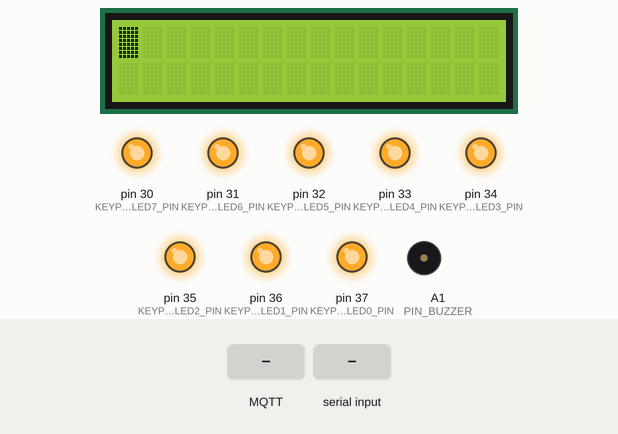
Bench run of a sketch on a simulated Arduino Mega 2560, built with avr-gcc and run on an emulated ATmega2560. On the bench: 16×2 character LCD, output pins drawn as LEDs (lit = HIGH), buzzer (waves = sounding). Wiring (inferred from the names in the program): 4×4 keypad with keys 1 2 3 A 4 5 6 B 7 8 9 C * 0 # D (labels assumed): rows pin 29, pin 28, pin 27, pin 26; columns pin 25, pin 24, pin 23, pin 22; character LCD (HD44780): RS A3; R/W A4; E A5; data A8, A9, A10, A11. The inputs (shaded band) are chosen by the test bench. WiFi joins after 1.5 s; servers stay silent unless stated; random numbers use the default seed unless the sketch sets one; no MQTT or app messages arrive unless stated; the character LCD is taken to start in 4-bit mode; pins used as bus, display or sensor lines are not drawn; what the sketch prints to the serial monitor is not drawn.

Above: at 2.7 s.
2.8 s: MQTT message "4" arrives on the third subscribed topic
At 3.8 s:
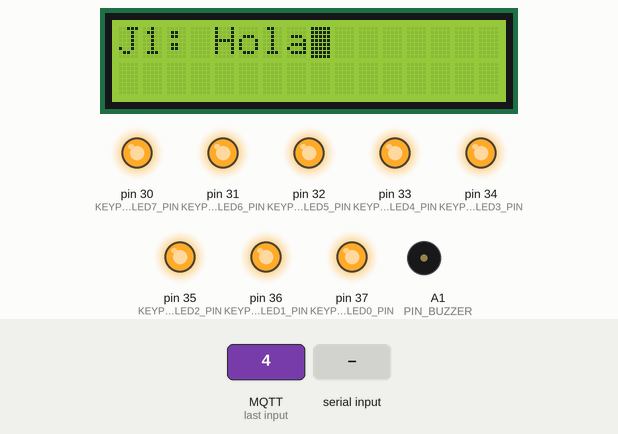
4.3 s: MQTT message "5" arrives on the third subscribed topic
At 5.5 s:
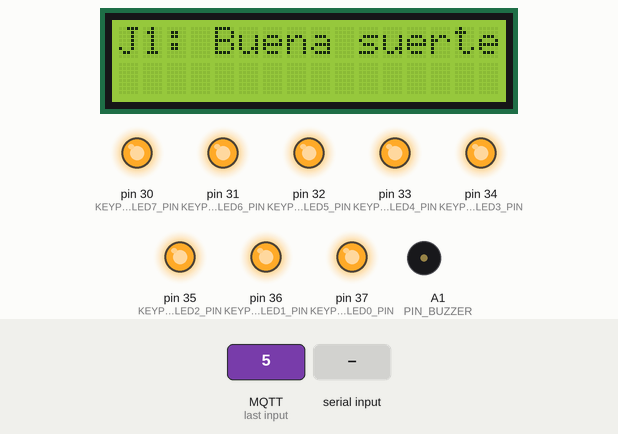
5.8 s: MQTT message "6" arrives on the third subscribed topic
At 6.1 s:
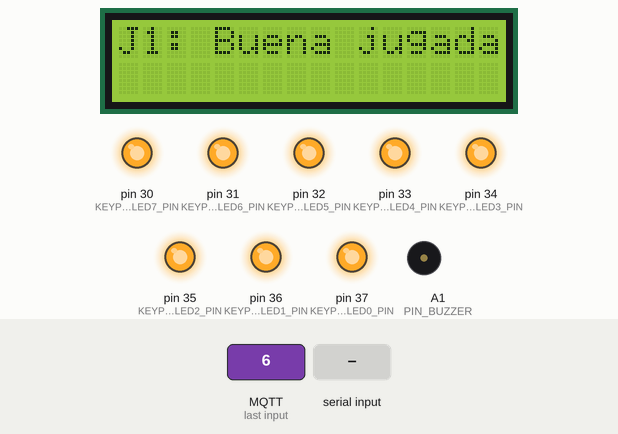
7.3 s: MQTT message "7" arrives on the third subscribed topic
At 7.9 s:
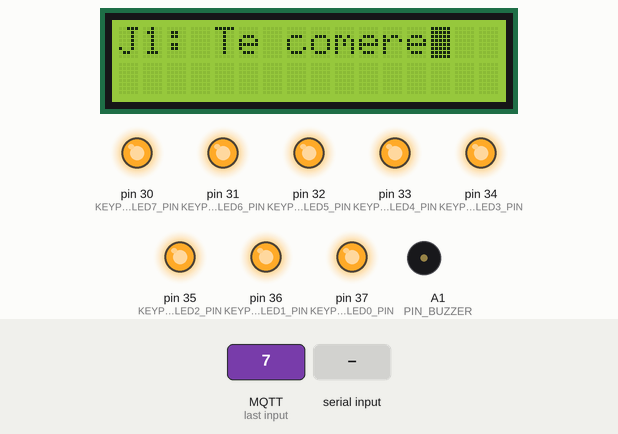
8.8 s: byte 5 (BEGIN) received over Serial
11.8 s: MQTT message "l" arrives on the first subscribed topic
At 12.98 s:
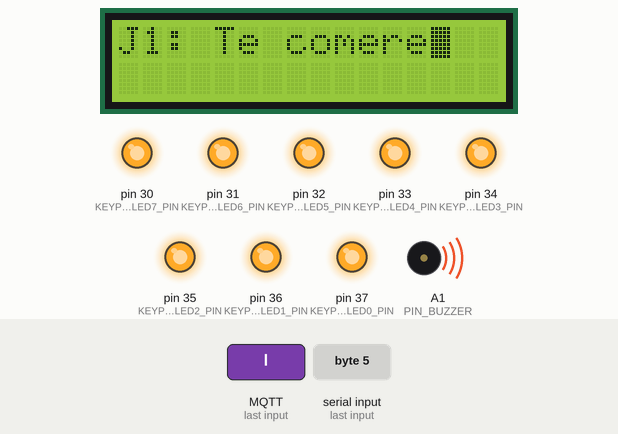
Timing chart, 0 to 14.8 s (numbered marks = the images above; inputs shaded):
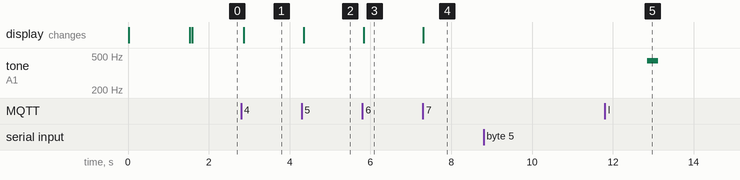

The sketch:

Parchis.ino
```cpp
/**
  @file Parchis
  @author Sebastià A. Noceras Anderson
  @date 27/04/2020
  @brief Proyecto final, versión simple del juego de Parchis.
 */

#include "libreriaParchis.h";
#include "LCD.h"
#include "Keypad.h"
#include <Ethernet2.h>
#include <PubSubClient.h>
#include <stdio.h>

/**************************************/
/* MACROS                             */
/**************************************/
#define KEYPAD_COL0_PIN 25
#define KEYPAD_COL1_PIN 24
#define KEYPAD_COL2_PIN 23
#define KEYPAD_COL3_PIN 22

#define KEYPAD_ROW0_PIN 29
#define KEYPAD_ROW1_PIN 28
#define KEYPAD_ROW2_PIN 27
#define KEYPAD_ROW3_PIN 26

#define KEYPAD_LED0_PIN 37
#define KEYPAD_LED1_PIN 36
#define KEYPAD_LED2_PIN 35
#define KEYPAD_LED3_PIN 34
#define KEYPAD_LED4_PIN 33
#define KEYPAD_LED5_PIN 32
#define KEYPAD_LED6_PIN 31
#define KEYPAD_LED7_PIN 30

#define PIN_BUZZER A1

#define PIN_RS A3
#define PIN_RW A4
#define PIN_EN A5

#define PIN_DB4 A8
#define PIN_DB5 A9
#define PIN_DB6 A10
#define PIN_DB7 A11

#define RESET 0
#define BEGIN 5
#define NO_KEY 255


/**************************************/
/* Object declaration                 */
/**************************************/

Parchis p;     // Parchis object
Keypad keypad; // KEYPAD OBJECT
buzzer b(PIN_BUZZER);// Buzzer object
LCD lcd(PIN_RS, PIN_RW, PIN_EN, PIN_DB4, PIN_DB5, PIN_DB6, PIN_DB7);//LCD object


/**************************************/
/* General variables                  */
/**************************************/

volatile uint8_t segundos = 15;
volatile uint8_t play = false;
volatile uint8_t key = 0;
volatile uint8_t numFicha;
volatile uint8_t numDado;
volatile uint8_t turnoAzul = true;
volatile uint8_t num = NO_KEY;
uint8_t frase;
uint8_t ficha;
char* topic;
uint8_t pressKey = 1;


/**************************************/
/* ISR                                */
/**************************************/

ISR(TIMER1_COMPA_vect)
{
  if (play){
    segundos--;
    if (turnoAzul) Serial.write(segundos + 20);
    else Serial.write(segundos + 40);
  }
}


/**************************************/
/* MQTT CONFIGURATION                 */
/**************************************/

byte mac[] = { 0x00, 0x00, 0x00, 0x00, 0x00, 0x11 };

// Update these with values suitable for your network
IPAddress ip    (192, 168, 1, 53);
IPAddress gw    (192, 168, 1, 1);

// DNS information
IPAddress mydns (8,8,8,8);

// Broker information
const char         broker_name[] = "tom.uib.es";
const unsigned int broker_port = 1883;
const char client_id[] = "sna"; // Update

//Global variables for MQTT
byte msg[4] = {};

uint16_t VRx = 0;
uint16_t VRy = 0;

bool on = true;
bool value = true;
bool oldValue = true;

volatile bool send_msg = false;

EthernetClient ethClient;
PubSubClient mqttClient(ethClient);

void callback(char* topic, byte* payload, unsigned int length);
void reconnect();

/**************************************/
/* TRANSMITTING FUNCTIONS             */
/**************************************/

void enviarNumeroDado(){
  numDado = random(1,7);
  switch (numDado){
     case 1:
       mqttClient.publish("sna/numDado", "1");
       break;
     case 2:
       mqttClient.publish("sna/numDado", "2");
       break;
     case 3:
       mqttClient.publish("sna/numDado", "3");
       break;
     case 4:
       mqttClient.publish("sna/numDado", "4");
       break;
     case 5:
       mqttClient.publish("sna/numDado", "5");
       break;
     case 6:
       mqttClient.publish("sna/numDado", "6");
       break;
  }
}
/******************************************************************************/

void enviarNumeroFicha(){
  ficha = keypad.readKeypad(NO_BLOCK);
  if (ficha < 4 && ficha >= 0){
    if (turnoAzul){
      topic = "sna/j1/numFicha";
    }else{
      topic = "sna/j2/numFicha";
    }
    while (pressKey != KEYPAD_NO_KEY) pressKey = keypad.readKeypad(NO_BLOCK); //UNTIL YOU DONT UNPRESS THE BUTTON IT WONT COME OUT
    pressKey = 1;
    switch (ficha){
      case 0:
        mqttClient.publish(topic, "1");
        break;
      case 1:
        mqttClient.publish(topic, "2");
        break;
      case 2:
        mqttClient.publish(topic, "3");
        break;
      case 3:
        mqttClient.publish(topic, "4");
        break;
    }
    ficha = NO_KEY;
  }
}
/******************************************************************************/

void enviarFrase(){
  frase = keypad.readKeypad(NO_BLOCK);
  if (frase > 3 && frase < 8){
    if (turnoAzul){
      topic = "sna/j1/lcd";
    }else{
      topic = "sna/j2/lcd";
    }
    while (pressKey != KEYPAD_NO_KEY) pressKey = keypad.readKeypad(NO_BLOCK); //UNTIL YOU DONT UNPRESS THE BUTTON IT WONT COME OUT
    pressKey = 1;
    switch (frase){
      case 4:
        mqttClient.publish(topic, "4");
        break;
      case 5:
        mqttClient.publish(topic, "5");
        break;
      case 6:
        mqttClient.publish(topic, "6");
        break;
      case 7:
        mqttClient.publish(topic, "7");
        break;
    }
    frase = NO_KEY;
  }
}
/******************************************************************************/
/** SETUP *********************************************************************/
/******************************************************************************/

void setup()
{
  p.parchisInit();
  keypad.initKeypad(KEYPAD_COL0_PIN, KEYPAD_COL1_PIN, KEYPAD_COL2_PIN, KEYPAD_COL3_PIN,
                    KEYPAD_ROW0_PIN, KEYPAD_ROW1_PIN, KEYPAD_ROW2_PIN, KEYPAD_ROW3_PIN);
  keypad.initLeds(KEYPAD_LED0_PIN, KEYPAD_LED1_PIN, KEYPAD_LED2_PIN, KEYPAD_LED3_PIN,
                  KEYPAD_LED4_PIN, KEYPAD_LED5_PIN, KEYPAD_LED6_PIN, KEYPAD_LED7_PIN);
  lcd.init();

  Serial.begin(115200);

  // Configure timer
  noInterrupts();
  TCCR1A = 0;
  TCCR1B = 0;

  TCCR1B |= (1 << WGM12); // CTC => WGMn3:0 = 0100
  OCR1A = 49911; //One second
  TIMSK1 |= (1 << OCIE1A);
  TCCR1B |= (1 << CS12);
  interrupts();

  Ethernet.begin(mac, ip, mydns, gw);
  mqttClient.setServer(broker_name, broker_port);
  mqttClient.setCallback(callback);
  delay(1500);

  randomSeed(analogRead(0));
}

/******************************************************************************/
/** LOOP **********************************************************************/
/******************************************************************************/

void loop()
{
  uint8_t frase;
  uint8_t ficha;
  char* topic;
  uint8_t pressKey = 1;

  while(1)
  {
    if (!mqttClient.connected()) { reconnect(); }

    if (play)
    {
      if((num < 4 && num >= 0) || segundos < 1){

        if (segundos < 1) num = random(0, 3);

        if (turnoAzul) numFicha = num;
        else numFicha = num + 4;

        if (p.puedoMover(numFicha, numDado)){//Comprueva que puede mover la ficha seleccionada.
          if (p.vaAdesbloquear(numFicha)) p.desbloquear(numFicha);
          p.enviarFicha(numFicha, numDado);//Envía la ficha a mover al Precessing.
          if (p.haBloqueado(numFicha)) p.bloquear(numFicha);
        }
        //AQUI ENVIAMOS LA FREQUENCIA DE SONIDO AL ZUMBADOR
          if (p.haMatado(numFicha)){//Comprueba si ha matado y envía msg a Processing si lo ha hecho.
            b.buzzer_freq(700, 100000);
            b.buzzer_freq(900, 100000);
          }
          else if (p.haMetido(numFicha)){
            b.buzzer_freq(750, 250000);
            b.buzzer_freq(850, 250000);
            b.buzzer_freq(1000, 250000);
          }
          else b.buzzer_freq(440, 250000);

        num = NO_KEY;
        segundos = 15;
        if (turnoAzul) turnoAzul = false;
        else turnoAzul = true;
//-------------------------------TRANSMISION DEL NUMERO DEL DADO-----------------------------
                           // El nodo intermedio envía el numero de dado a los dos nodos
        enviarNumeroDado();// No distinguimos a que jugador lo enviamos, ya que los dos
                           // comparten los mismos leds y pueden ver el numero del dado
                           // del oponente. El turno de cada oponente se ve en la IG del Processing.
      }
//-------------------TRANSMISION DEL NUMERO DE FICHA A MOVER (J1 Y J2)-------------------------
                           // Los nodos correspondientes a los jugadores 1 y 2 transmiten
      enviarNumeroFicha(); // el numero de ficha a mover. Si es el turno del J1 transmite
    }                      // con un topic y, en  caso contrario con otro topic
                           // El numero de ficha se transmite con los 4 botones de la
                           // primera fila del teclado matricial.

//-------------------------------TRANSMISION MENSAJES DE CHAT (J1 Y J2)----------------------------------
                           // Los nodos correspondientes a los jugadores 1 y 2 transmiten
    enviarFrase();         // las frases que quieran enviar a cada jugador. Solo pueden transmitir
                           // en su turno. Estos mensajes se transmiten con los 4 botones de la segunda
                           // fila del teclado matricial.

//----------------------------------RECEPCIÓN MENSAJES DEL PROCESSING--------------------------------------

    if (Serial.available() > 0) //Aqui se recibel los mensajes vía serial desde el Processing
    {                           //solamente recibimos dos tipos de mensaje (PLAY Y RESET)
      key = Serial.read();

      if (key == BEGIN){
        play = true;
        segundos = 15;
        enviarNumeroDado();
      }
      else if (key == RESET){
        turnoAzul = true;
        play = false;
        mqttClient.publish("sna/numDado", "0");//para resetear leds
        mqttClient.publish("sna/j1/lcd", "8");//para resetear lcd
        num = NO_KEY;
        p.parchisInit();
      }
    }
//---------------------------------------------------------------------------------------------------------
    // RECEPCIÓN
    mqttClient.loop(); // Esto se pone en el loop principal para que se ejecute el maximo de veces
                       // para asegurarse de que se leen todos los mensajes y evitar acumulamiento.
  }
}

/******************************************************************************/
/** AUXILIARY FUNCTIONS *******************************************************/
/******************************************************************************/

void callback(char* topic, byte* payload, unsigned int length)//RECEPCIÓN DE MSG DE DIFERENTES NODOS
{
  if(topic[7] == 'l'){//RECEPCIÓN DE MENSAJES DEL CHAT (J1 Y J2). LOS NODOS CORRESPONDIENTES A LOS JUGADORES 1 O 2
    lcd.clear();      // RECIBEN EL MENSAJE DEL OTRO JUGADOR PARA IMPRIMIRLO POR EL LCD Y SE PUEDAN COMUNICAR.
    if(topic[5] == '1') {//J1 IMPRIME SOBRE LA PRIMERA LINEA DEL LCD
      lcd.setCursor(1, 1);
      lcd.print("J1: ");
    }
    else {//J2 IMPRIME SOBRE LA SEGUNDA LINEA DEL LCD
      lcd.setCursor(2, 1);
      lcd.print("J2: ");
    }
    if (payload[0] == '4') lcd.print("Hola");
    else if (payload[0] == '5') lcd.print("Buena suerte");
    else if (payload[0] == '6') lcd.print("Buena jugada");
    else if (payload[0] == '7') lcd.print("Te comere");
    else lcd.clear();
  }
  else if (topic[4] == 'n'){//RECEPCIÓN DE NUMERO DE DADO (J1 Y J2). LOS DOS JUGADORES RECIBEN EL NUMERO DE DADO
    for (int i = 0; i < 6; i++){// PARA INDICAR EL NUMERO DEL DADO AL JUGADOR MEDIANTE EL ENCENDIDO DE EL LED
      keypad.offLed(i);    // CORRESPONDIENTE DEL TECLADO MATRICIAL.
    }
    if (payload[0] == '1') keypad.onLed(0);
    else if (payload[0] == '2') keypad.onLed(1);
    else if (payload[0] == '3') keypad.onLed(2);
    else if (payload[0] == '4') keypad.onLed(3);
    else if (payload[0] == '5') keypad.onLed(4);
    else if (payload[0] == '6') keypad.onLed(5);
    else ; //reset. Apaga los leds.
  }
  else{//RECEPCIÓN DE NUMERO DE DADO (NODO INTERMEDIARIO). RECIBE NUMERO DE DADOS DE DOS NODOS (J1 Y J2)
    if (payload[0] == '1') num = 0;
    else if (payload[0] == '2') num = 1;
    else if (payload[0] == '3') num = 2;
    else num = 3;
  }
}

//----------------------------------------------------------------------------------

void reconnect()
{
  // Loop until we're reconnected
  while (!mqttClient.connected())
  {
    lcd.print("Att. MQTT...");

    // Attempt to connect
    if (mqttClient.connect(client_id)) {
      lcd.print("connected");//suscribirse a topics
      mqttClient.subscribe("sna/j1/numFicha");
      mqttClient.subscribe("sna/j2/numFicha");
      mqttClient.subscribe("sna/j1/lcd");
      mqttClient.subscribe("sna/j2/lcd");
      mqttClient.subscribe("sna/numDado");
      lcd.clear();

    } else {
      lcd.print("failed, rc=");
      lcd.print(mqttClient.state());
      lcd.print(" try again in 2 seconds");
      delay(2000);
    }
  }
}
```

Keypad.cpp
```cpp
/**
	@file Keypad.cpp
	@author Sebastià A. Noceras Anderson
	@date 02/03/2020
	@brief Keypad library.
 */

#include "Keypad.h"

Keypad::Keypad() {}


/*******************************************************************************
 ** Initializations
 ******************************************************************************/

void Keypad::initKeypad(
	uint8_t pin_c0, uint8_t pin_c1, uint8_t pin_c2, uint8_t pin_c3,
	uint8_t pin_r0, uint8_t pin_r1, uint8_t pin_r2, uint8_t pin_r3)
	{
	pinsKeypadCol[0] = pin_c0;
	pinsKeypadCol[1] = pin_c1;
	pinsKeypadCol[2] = pin_c2;
	pinsKeypadCol[3] = pin_c3;

	pinsKeypadRow[0] = pin_r0;
	pinsKeypadRow[1] = pin_r1;
  pinsKeypadRow[2] = pin_r2;
	pinsKeypadRow[3] = pin_r3;

	pinMode(pinsKeypadCol[0], OUTPUT);
	pinMode(pinsKeypadCol[1], OUTPUT);
	pinMode(pinsKeypadCol[2], OUTPUT);
	pinMode(pinsKeypadCol[3], OUTPUT);

	pinMode(pinsKeypadRow[0], INPUT_PULLUP);
	pinMode(pinsKeypadRow[1], INPUT_PULLUP);
	pinMode(pinsKeypadRow[2], INPUT_PULLUP);
	pinMode(pinsKeypadRow[3], INPUT_PULLUP);

}

void Keypad::initLeds(
	uint8_t pin_l0, uint8_t pin_l1, uint8_t pin_l2, uint8_t pin_l3,
	uint8_t pin_l4, uint8_t pin_l5, uint8_t pin_l6, uint8_t pin_l7)
{
	pinsLed[0] = pin_l0;
	pinsLed[1] = pin_l1;
	pinsLed[2] = pin_l2;
	pinsLed[3] = pin_l3;
	pinsLed[4] = pin_l4;
	pinsLed[5] = pin_l5;
	pinsLed[6] = pin_l6;
	pinsLed[7] = pin_l7;

	for (uint8_t i = 0; i < 8; i++)
	{
		pinMode(pinsLed[i], OUTPUT);
		digitalWrite(pinsLed[i], HIGH);
	}
}


/*******************************************************************************
 ** Keypad
 ******************************************************************************/

uint8_t Keypad::readKeypad(keypad_block_t block)
{
	 uint8_t col;
   uint8_t row;
   uint8_t key = 0;


   while(true){
     digitalWrite(pinsKeypadCol[0],HIGH);
     digitalWrite(pinsKeypadCol[1],HIGH);
     digitalWrite(pinsKeypadCol[2],HIGH);
     digitalWrite(pinsKeypadCol[3],HIGH);

     key = 0;
     for (col = 0; col <= 3; col++){
       if (col > 0){
            digitalWrite (pinsKeypadCol[col - 1], HIGH);
            delay(10);
       }
       digitalWrite (pinsKeypadCol[col], LOW);
       delay(10);
       for (row = 0; row <= 3; row++){
         if (digitalRead(pinsKeypadRow[row]) == LOW){
           key = col + row * 4;
           return key;
         }
       }
    }
    if (block == NO_BLOCK) return KEYPAD_NO_KEY;
  }
}


/*******************************************************************************
 ** LEDs
 ******************************************************************************/

void Keypad::onLed (uint8_t num_led)
{
	digitalWrite(pinsLed[num_led], LOW);
}

void Keypad::offLed(uint8_t num_led)
{
	digitalWrite(pinsLed[num_led], HIGH);
}
```

Keypad.h
```cpp
/**
	@file Keypad.h
	@author Sebastià A. Noceras Anderson
	@date 02/03/2020
	@brief Keypad library.
 */

#include <Arduino.h>
#include <stdint.h>

#ifndef KEYPAD_H
#define KEYPAD_H

#define KEYPAD_NO_KEY 255

typedef enum keypad_block {BLOCK, NO_BLOCK} keypad_block_t;

class Keypad {
public:
	Keypad();

	// Initializations
	void initKeypad(
		uint8_t pin_c0, uint8_t pin_c1, uint8_t pin_c2, uint8_t pin_c3,
		uint8_t pin_r0, uint8_t pin_r1, uint8_t pin_r2, uint8_t pin_r3
	);

	void initLeds(
		uint8_t pin_l0, uint8_t pin_l1, uint8_t pin_l2, uint8_t pin_l3,
		uint8_t pin_l4, uint8_t pin_l5, uint8_t pin_l6, uint8_t pin_l7
	);

	// Keypad
	uint8_t readKeypad(keypad_block_t block);

	// LEDs
	void onLed  (uint8_t num_led);
	void offLed (uint8_t num_led);

private:

   uint8_t pinsKeypadCol[4];
   uint8_t pinsKeypadRow[4];
   uint8_t pinsLed[8];
};

#endif /* KEYPAD_H */
```

LCD.h
```cpp
/**
	@file LCD.h
	@author Sebastià A. Noceras Anderson
	@date 06/03/2020
	@brief LCD library.
 */

#include <Arduino.h>
#include <stdint.h>

#ifndef LCD_H
#define LCD_H

typedef enum {CURSOR_ON, CURSOR_OFF} lcd_cursor_state_t;
typedef enum {BLINK_ON,  BLINK_OFF } lcd_blink_state_t;

typedef enum {INSTR, DATA} lcd_send_mode_t;

class LCD {
public:
	// Initializations
	LCD(uint8_t pin_rs, uint8_t pin_rw, uint8_t pin_en,
		uint8_t pin_db4, uint8_t pin_db5, uint8_t pin_db6, uint8_t pin_db7);

	void init();

	// Print
	void print(const char* text);

	// Display control
	void on(lcd_cursor_state_t cursor_state, lcd_blink_state_t blink_state);
	void off();

	void clear();

	// Cursor control

	void setCursor(uint8_t row, uint8_t col);
	void moveCursorRight();
	void moveCursorLeft();

	// Shift control
	void shiftDisplayRight();
	void shiftDisplayLeft();

private:
	void write4bits(uint8_t value);

	void send(lcd_send_mode_t mode, uint8_t value);
	void wait();

	void enable_pulse();

	uint8_t pin_rs; // LOW: instruction.  HIGH: data.
	uint8_t pin_rw; // LOW: write to LCD.  HIGH: read from LCD.
	uint8_t pin_en; // activated by a HIGH pulse.

	uint8_t pin_db[4];

};

#endif
```

libreriaParchis.h
```cpp
/**
  @file libreriaParchis
  @author Sebastià A. Noceras Anderson
  @date 09/05/2020
  @brief libreria libreriaParchis.
 */
#ifndef Parchis_H
#define Parchis_H
#include "Arduino.h"

class Parchis
{
public:

  Parchis();

  void parchisInit();
  void enviarFicha(byte ficha, byte numero);
  bool haBloqueado(byte ficha);
  bool vaAdesbloquear(byte ficha);
  void bloquear(byte ficha);
  void desbloquear(byte ficha);
  bool hayBloqueo(byte ficha, byte numero);
  bool puedoMover(byte ficha, byte numero);
  bool haMatado(byte ficha);
  bool haMetido(byte ficha);

private:
  byte fichas[8];
  byte bloqueo[46];

};

class buzzer
{
public:

  buzzer(uint8_t buzzer_pin);

  void buzzer_freq(uint32_t frequency, uint32_t duration);

private:
  uint8_t buzzer_pin;
};

#endif // Parchis_H
```

Source omitted: LCD.cpp (5675 bytes), libreriaParchis.cpp (4977 bytes)

Measured:
- after the input at 2.8 s, the display: changes after 0.06 s (image 1)
- after the input at 4.3 s, the display: changes at once (image 2)
- after the input at 5.8 s, the display: changes at once (image 3)
- after the input at 7.3 s, the display: changes at once (image 4)
- after the input at 8.8 s, every drawn part: stays the same
- after the input at 11.8 s, tone on A1 (PIN_BUZZER): silent → 439 Hz after 1.0 s, → silent 0.28 s later
